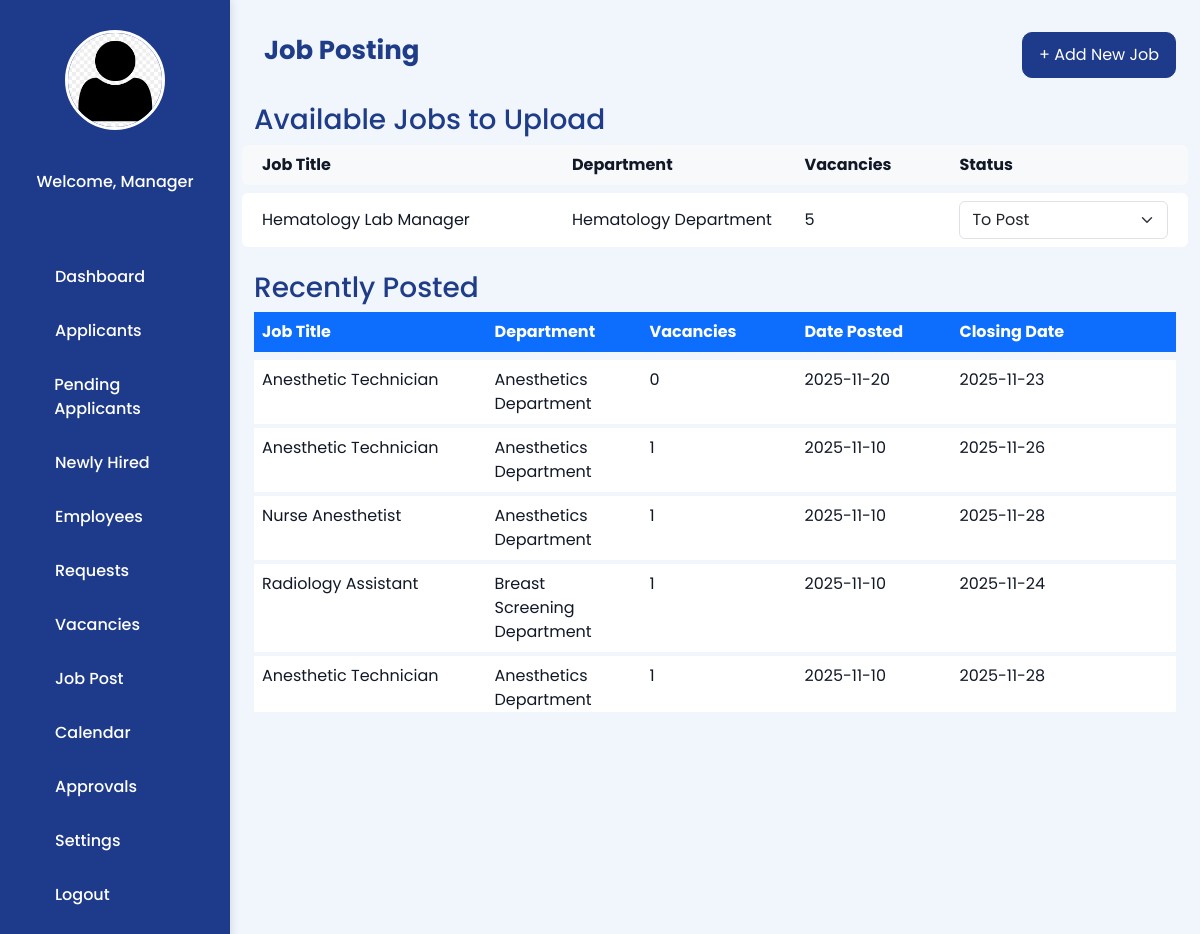
The app's page /Manager-JobPosting.php, older data.
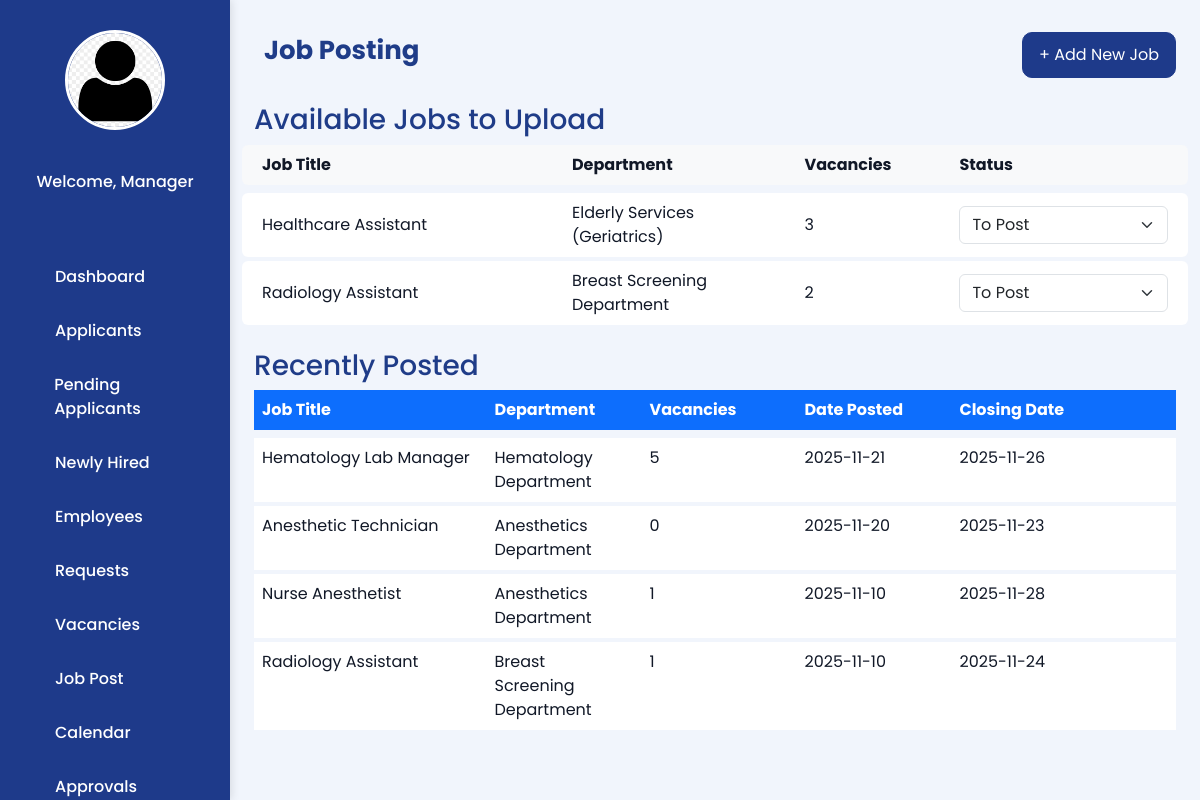
The same page, newer data.
### tables this page shows
CREATE TABLE `vacancies` (
  `id` int(11) NOT NULL,
  `department_id` int(11) NOT NULL,
  `position_id` int(11) NOT NULL,
  `employment_type_id` int(11) NOT NULL,
  `vacancy_count` int(11) NOT NULL,
  `status` varchar(255) NOT NULL DEFAULT 'To Post',
  `posted_by` varchar(255) NOT NULL,
  `created_at` timestamp NOT NULL DEFAULT current_timestamp()
);

CREATE TABLE `position` (
  `positionID` int(11) NOT NULL,
  `departmentID` int(11) NOT NULL,
  `emtypeID` int(11) DEFAULT NULL,
  `position_title` varchar(150) NOT NULL
);

CREATE TABLE `department` (
  `deptID` int(11) NOT NULL,
  `deptName` varchar(100) NOT NULL
);

CREATE TABLE `job_posting` (
  `jobID` int(11) NOT NULL,
  `job_title` varchar(150) NOT NULL,
  `job_description` text NOT NULL,
  `department` int(11) NOT NULL,
  `qualification` varchar(255) DEFAULT NULL,
  `educational_level` varchar(100) DEFAULT NULL,
  `skills` text DEFAULT NULL,
  `expected_salary` varchar(50) DEFAULT NULL,
  `experience_years` int(11) DEFAULT NULL,
  `employment_type` int(11) DEFAULT NULL,
  `location` varchar(100) DEFAULT NULL,
  `vacancies` int(11) DEFAULT NULL,
  `date_posted` date DEFAULT NULL,
  `closing_date` date DEFAULT NULL
);

### Manager-JobPosting.php (the view, shortened to what the changed rows need)
<?php
require 'admin/db.connect.php';
$vacancies = [];
$vacQuery = "
SELECT v.id, d.deptName, p.position_title, et.typeName AS employment_type, v.vacancy_count, v.status
FROM vacancies v
JOIN department d ON v.department_id=d.deptID
JOIN position p ON v.position_id=p.positionID
JOIN employment_type et ON v.employment_type_id=et.emtypeID
WHERE v.status='To Post'
ORDER BY v.created_at DESC
";
$result = $conn->query($vacQuery);
if ($result && $result->num_rows > 0) {
    while ($row = $result->fetch_assoc())
        $vacancies[] = $row;
}
$today = date('Y-m-d');
$recentQuery = "
SELECT
    j.jobID,
    j.job_title,
    j.vacancies AS original_vacancies,
    d.deptName,
    et.typeName AS employment_type,
    j.date_posted,
    j.closing_date,
    -- count hired
    (
        SELECT COUNT(*)
        FROM applications a
        WHERE a.jobID = j.jobID
        AND a.status = 'Hired'
    ) AS hired_count,
    -- compute remaining vacancies
    (
        j.vacancies - (
            SELECT COUNT(*)
            FROM applications a
            WHERE a.jobID = j.jobID
            AND a.status = 'Hired'
        )
    ) AS remaining_vacancies
FROM job_posting j
JOIN department d ON j.department=d.deptID
JOIN employment_type et ON j.employment_type=et.emtypeID
WHERE j.closing_date IS NULL OR j.closing_date >= '$today'
ORDER BY j.date_posted DESC
";
$res = $conn->query($recentQuery);
$recentJobs = [];
if ($res && $res->num_rows > 0) {
    while ($row = $res->fetch_assoc()) {
        $recentJobs[] = $row;
    }
}
$menus = [
    "HR Director" => [
        "Dashboard" => "Manager_Dashboard.php",
        "Applicants" => "Manager_Applicants.php",
        "Pending Applicants" => "Manager_PendingApplicants.php",
        "Newly Hired" => "Newly-Hired.php",
        "Employees" => "Manager_Employees.php",
        "Requests" => "Manager_Request.php",
        "Vacancies" => "Manager_Vacancies.php",
        "Job Post" => "Manager-JobPosting.php",
        "Calendar" => "Manager_Calendar.php",
        "Approvals" => "Manager_Approvals.php",
        "Settings" => "Manager_LeaveSettings.php",
        "Logout" => "Login.php"
    ],
    "HR Manager" => [
        "Dashboard" => "Manager_Dashboard.php",
        "Applicants" => "Manager_Applicants.php",
        "Pending Applicants" => "Manager_PendingApplicants.php",
        "Newly Hired" => "Newly-Hired.php",
        "Employees" => "Manager_Employees.php",
        "Requests" => "Manager_Request.php",
        "Vacancies" => "Manager_Vacancies.php",
        "Job Post" => "Manager-JobPosting.php",
        "Calendar" => "Manager_Calendar.php",
        "Approvals" => "Manager_Approvals.php",
        "Settings" => "Manager_LeaveSettings.php",
        "Logout" => "Login.php"
    ],
    "Recruitment Manager" => [
        "Dashboard" => "Manager_Dashboard.php",
        "Applicants" => "Manager_Applicants.php",
        "Pending Applicants" => "Manager_PendingApplicants.php",
        "Newly Hired" => "Newly-Hired.php",
        "Vacancies" => "Manager_Vacancies.php",
        "Logout" => "Login.php"
    ],
    "HR Officer" => [
        "Dashboard" => "Manager_Dashboard.php",
        "Applicants" => "Manager_Applicants.php",
        "Pending Applicants" => "Manager_PendingApplicants.php",
        "Newly Hired" => "Newly-Hired.php",
        "Employees" => "Manager_Employees.php",
        "Logout" => "Login.php"
    ],
];
$role = $_SESSION['sub_role'] ?? "HR Manager";
$icons = [
    "Dashboard" => "fa-table-columns",
    "Applicants" => "fa-user",
    "Pending Applicants" => "fa-clock",
    "Newly Hired" => "fa-user-check",
    "Employees" => "fa-users",
    "Requests" => "fa-file-lines",
    "Vacancies" => "fa-briefcase",
    "Job Post" => "fa-bullhorn",
    "Calendar" => "fa-calendar-days",
    "Approvals" => "fa-square-check",
    "Settings" => "fa-gear",
    "Logout" => "fa-right-from-bracket"
];
?>
<!DOCTYPE html>
<html lang="en">
<head>
    <link href="https://cdn.jsdelivr.net/npm/bootstrap@5.3.3/dist/css/bootstrap.min.css" rel="stylesheet">
    <link href="https://cdn.jsdelivr.net/npm/bootstrap-icons@1.11.1/font/bootstrap-icons.css" rel="stylesheet">
    <link rel="stylesheet" href="manager-sidebar.css">
</head>
<body>
    <div class="sidebar">
        <ul class="nav">
            <?php foreach ($menus[$role] as $label => $link): ?>
                <li><a href="<?php echo $link; ?>"><i class="fa-solid <?php echo $icons[$label] ?? 'fa-circle'; ?>"></i><?php echo $label; ?></a></li>
            <?php endforeach; ?>
        </ul>
    </div>
    <main class="job-postings-container">
        <div class="job-header">
            <h2><i class="fa-solid fa-briefcase"></i> Job Posting</h2>
        </div>
        <div class="available-jobs mb-4">
            <?php if (!empty($vacancies)): ?>
                <?php foreach ($vacancies as $job): ?>
                    <div class="row align-items-center bg-white p-2 rounded mb-1">
                        <div class="col-4"><?= htmlspecialchars($job['position_title']); ?></div>
                        <div class="col-3"><?= htmlspecialchars($job['deptName']); ?></div>
                        <div class="col-2"><?= htmlspecialchars($job['vacancy_count']); ?></div>
                        <div class="col-3">
                            <select class="form-select status-dropdown" data-id="<?= (int) $job['id']; ?>">
                                <option value="To Post" <?= ($job['status'] == 'To Post') ? 'selected' : ''; ?>>To Post</option>
                            </select>
                        </div>
                    </div>
                <?php endforeach; else: ?>
                <p>No available jobs found.</p>
            <?php endif; ?>
        </div>
        <div class="job-table">
            <?php if (!empty($recentJobs)): ?>
                <div style="max-height: 400px; overflow-y: auto;">
                    <?php foreach ($recentJobs as $job): ?>
                        <div class="row bg-white p-2 rounded mb-1">
                            <div class="col-3"><?= htmlspecialchars($job['job_title']); ?></div>
                            <div class="col-2"><?= htmlspecialchars($job['deptName']); ?></div>
                            <div class="col-2"><?= htmlspecialchars($job['remaining_vacancies']); ?></div>
                            <div class="col-2"><?= htmlspecialchars($job['date_posted']); ?></div>
                            <div class="col-3"><?= htmlspecialchars($job['closing_date']); ?></div>
                        </div>
                    <?php endforeach; ?>
                </div>
            <?php else: ?>
                <p>No job posts yet.</p>
            <?php endif; ?>
        </div>
    </main>
</body>
</html>

Row changes from the older to the newer data that the page shows:
no longer on this page (row edited): vacancies: position.position_title "Hematology Lab Manager", department.deptName "Hematology Department", vacancy_count "5", status+id "To Post"
removed job_posting: job_title "Anesthetic Technician", department.deptName "Anesthetics Department", remaining_vacancies "1", date_posted "2025-11-10", closing_date "2025-11-26"
removed job_posting: job_title "Anesthetic Technician", department.deptName "Anesthetics Department", remaining_vacancies "1", date_posted "2025-11-10", closing_date "2025-11-28"
added vacancies: position.position_title "Healthcare Assistant", department.deptName "Elderly Services (Geriatrics)", vacancy_count "3", status+id "To Post"
added vacancies: position.position_title "Radiology Assistant", department.deptName "Breast Screening Department", vacancy_count "2", status+id "To Post"
added job_posting: job_title "Hematology Lab Manager", department.deptName "Hematology Department", remaining_vacancies "5", date_posted "2025-11-21", closing_date "2025-11-26"
Text that changed along with them:
list line gone: "Settings"
list line gone: "Logout"
